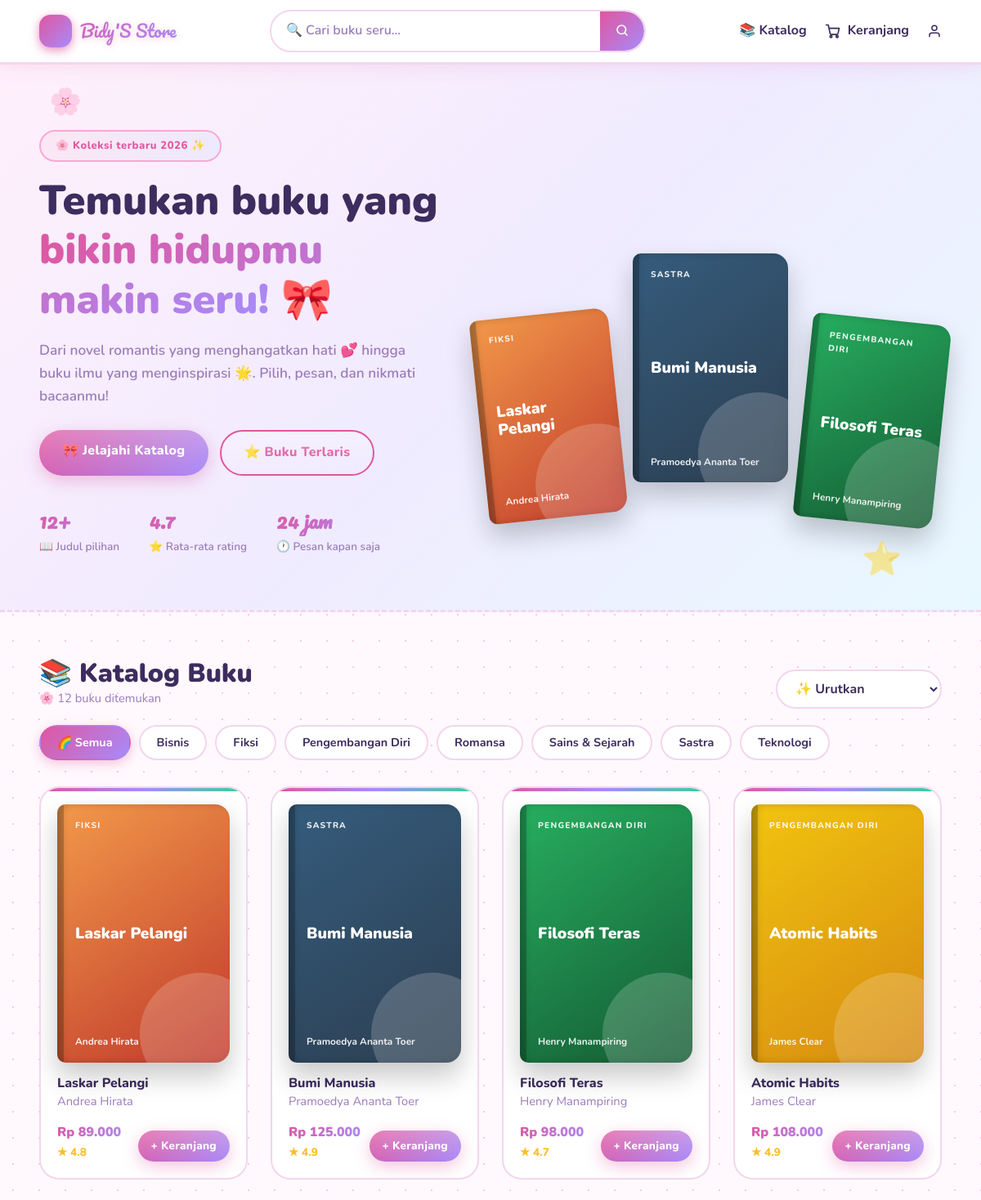
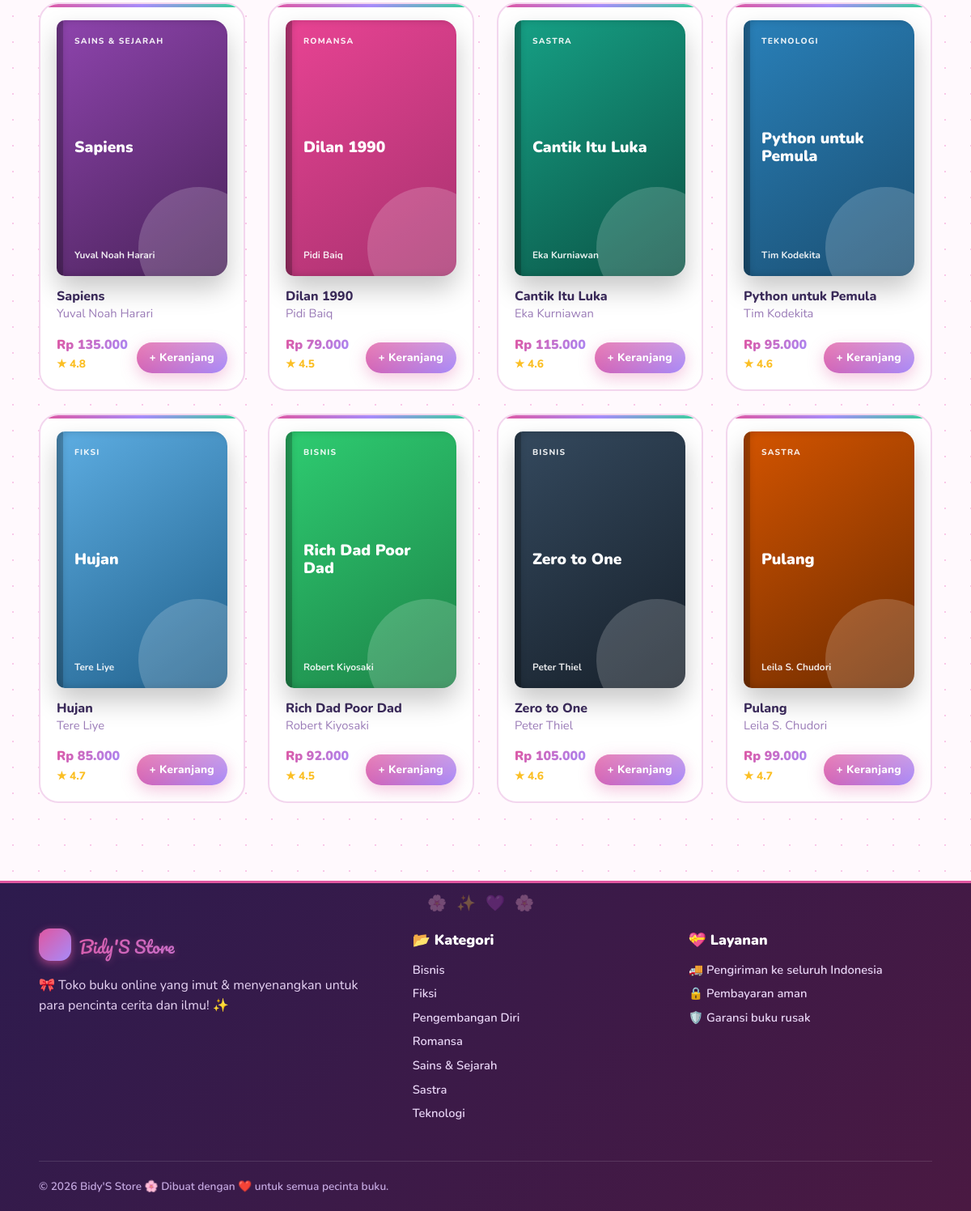
The page / on the database its author committed (2 pictures, top to bottom).
### tables this page shows
CREATE TABLE books (
            id INTEGER PRIMARY KEY AUTOINCREMENT,
            title TEXT NOT NULL,
            author TEXT NOT NULL,
            category TEXT NOT NULL DEFAULT '',
            price INTEGER NOT NULL DEFAULT 0,
            rating REAL NOT NULL DEFAULT 0,
            pages INTEGER NOT NULL DEFAULT 0,
            c1 TEXT NOT NULL DEFAULT '#333',
            c2 TEXT NOT NULL DEFAULT '#111',
            description TEXT NOT NULL DEFAULT '',
            cover_image TEXT DEFAULT NULL,
            created_at TIMESTAMP DEFAULT CURRENT_TIMESTAMP
        );

### app.py (the view)
@app.route("/")
def home():
    q = request.args.get("q", "").strip().lower()
    cat = request.args.get("kategori", "").strip()
    sort = request.args.get("urut", "")
    books = get_all_books()
    if q:
        books = [b for b in books if q in b["title"].lower() or q in b["author"].lower()]
    if cat:
        books = [b for b in books if b["category"] == cat]
    if sort == "murah":
        books = sorted(books, key=lambda b: b["price"])
    elif sort == "mahal":
        books = sorted(books, key=lambda b: -b["price"])
    elif sort == "rating":
        books = sorted(books, key=lambda b: -b["rating"])
    featured = get_featured_books()
    return render_template("index.html", books=books, featured=featured,
                           q=q, active_cat=cat, sort=sort)

### app.py (called while the page is built)
def get_db():
    if "db" not in g:
        g.db = sqlite3.connect(DB_PATH)
        g.db.row_factory = sqlite3.Row
    return g.db

def rupiah(value):
    return "Rp " + f"{int(value):,}".replace(",", ".")

def get_all_books():
    db = get_db()
    return [dict(row) for row in db.execute("SELECT * FROM books ORDER BY id").fetchall()]

def get_categories():
    db = get_db()
    rows = db.execute("SELECT DISTINCT category FROM books ORDER BY category").fetchall()
    return [r["category"] for r in rows]

def get_cart():
    return session.setdefault("cart", {})

@app.context_processor
def inject_globals():
    return {
        "cart_count": sum(get_cart().values()),
        "categories": get_categories(),
        "is_admin": session.get("is_admin", False),
    }

def get_featured_books():
    db = get_db()
    rows = db.execute(
        "SELECT b.* FROM featured_books f JOIN books b ON f.book_id = b.id ORDER BY f.slot"
    ).fetchall()
    if len(rows) == 3:
        return [dict(r) for r in rows]
    all_books = get_all_books()
    return sorted(all_books, key=lambda b: -b["rating"])[:3]

### templates/index.html (shortened to what this page needs)
{% extends "base.html" %}
{% block content %}
{% if not q and not active_cat %}
<section class="hero">
  <div class="container hero-grid">
    <div class="hero-text">
      <span class="pill">🌸 Koleksi terbaru 2026 ✨</span>
      <h1>Temukan buku yang <em>bikin hidupmu makin seru!</em> 🎀</h1>
      <p>Dari novel romantis yang menghangatkan hati 💕 hingga buku ilmu yang menginspirasi 🌟. Pilih, pesan, dan nikmati bacaanmu!</p>
      <div class="hero-actions">
        <a href="#katalog" class="btn">🎀 Jelajahi Katalog</a>
        <a href="{{ url_for('detail', book_id=featured[0].id) }}" class="btn btn-ghost">⭐ Buku Terlaris</a>
      </div>
      <div class="stats">
        <div><strong>12+</strong><span>📖 Judul pilihan</span></div>
        <div><strong>4.7</strong><span>⭐ Rata-rata rating</span></div>
        <div><strong>24 jam</strong><span>🕐 Pesan kapan saja</span></div>
      </div>
    </div>
    <div class="hero-books">
      {% for b in featured %}
      <a href="{{ url_for('detail', book_id=b.id) }}" class="cover float f{{ loop.index }}" style="--c1: {{ b.c1 }}; --c2: {{ b.c2 }};">
        {% if b.cover_image %}
          <img src="{{ url_for('static', filename='uploads/' + b.cover_image) }}" alt="{{ b.title }}" style="position:absolute;inset:0;width:100%;height:100%;object-fit:cover;border-radius:inherit;">
        {% else %}
          <span class="cover-cat">{{ b.category }}</span>
          <span class="cover-title">{{ b.title }}</span>
          <span class="cover-author">{{ b.author }}</span>
        {% endif %}
      </a>
      {% endfor %}
    </div>
  </div>
</section>
{% endif %}
<section class="container section" id="katalog">
  <div class="section-head">
    <div>
      <h2>{% if q %}🔍 Hasil untuk "{{ q }}"{% elif active_cat %}📂 {{ active_cat }}{% else %}📚 Katalog Buku{% endif %}</h2>
      <p class="muted">🌸 {{ books|length }} buku ditemukan</p>
    </div>
    <form method="get" class="sort-form">
      <select name="urut" onchange="this.form.submit()">
        <option value="">✨ Urutkan</option>
      </select>
    </form>
  </div>
  <div class="chips">
    <a href="{{ url_for('home') }}#katalog" class="chip {{ 'active' if not active_cat }}">🌈 Semua</a>
    {% for c in categories %}
      <a href="{{ url_for('home', kategori=c) }}#katalog" class="chip {{ 'active' if active_cat==c }}">{{ c }}</a>
    {% endfor %}
  </div>
  {% if books %}
  <div class="grid">
    {% for b in books %}{% include "_card.html" %}{% endfor %}
  </div>
  {% else %}
  <div class="empty">
    <p>😢 Yah, buku yang kamu cari belum ada.</p>
    <a href="{{ url_for('home') }}" class="btn">🏠 Lihat semua buku</a>
  </div>
  {% endif %}
</section>
{% endblock %}

### templates/base.html (shortened to what this page needs)
<!DOCTYPE html>
<html lang="id">
<head>
  <link rel="stylesheet" href="{{ url_for('static', filename='css/style.css') }}">
</head>
<body>
  <header class="site-header">
    <div class="container nav">
      <a href="{{ url_for('home') }}" class="logo">
        <span class="logo-mark">B</span> Bidy'S Store
      </a>
      <form class="nav-search" action="{{ url_for('home') }}" method="get">
        <input type="search" name="q" placeholder="🔍 Cari buku seru…" value="{{ request.args.get('q', '') }}">
        <button type="submit" aria-label="Cari">
          <svg width="18" height="18" viewBox="0 0 24 24" fill="none" stroke="currentColor" stroke-width="2.2" stroke-linecap="round"><circle cx="11" cy="11" r="7"/><path d="m20 20-3.5-3.5"/></svg>
        </button>
      </form>
      <nav class="nav-links">
        <a href="{{ url_for('home') }}#katalog">📚 Katalog</a>
        <a href="{{ url_for('cart') }}" class="cart-link">
          <svg width="20" height="20" viewBox="0 0 24 24" fill="none" stroke="currentColor" stroke-width="2" stroke-linecap="round" stroke-linejoin="round"><circle cx="9" cy="20" r="1.5"/><circle cx="18" cy="20" r="1.5"/><path d="M2 3h3l2.7 12.4a2 2 0 0 0 2 1.6h7.6a2 2 0 0 0 2-1.5L21 8H6"/></svg>
          Keranjang
        </a>
        {% if is_admin %}
        <a href="{{ url_for('admin_dashboard') }}" class="admin-link">
          <svg width="18" height="18" viewBox="0 0 24 24" fill="none" stroke="currentColor" stroke-width="2" stroke-linecap="round"><path d="M12 15v2m-6 4h12a2 2 0 0 0 2-2v-6a2 2 0 0 0-2-2H6a2 2 0 0 0-2 2v6a2 2 0 0 0 2 2zm10-10V7a4 4 0 0 0-8 0v4h8z"/></svg>
          Admin
        </a>
        {% else %}
        <a href="{{ url_for('admin_login') }}" class="admin-link" title="Login Admin">
          <svg width="18" height="18" viewBox="0 0 24 24" fill="none" stroke="currentColor" stroke-width="2" stroke-linecap="round"><path d="M20 21v-2a4 4 0 0 0-4-4H8a4 4 0 0 0-4 4v2"/><circle cx="12" cy="7" r="4"/></svg>
        </a>
        {% endif %}
      </nav>
    </div>
  </header>
  <main>{% block content %}{% endblock %}</main>
  <footer class="site-footer">
    <div class="container footer-grid">
      <div>
        <div class="logo logo-light"><span class="logo-mark">B</span> Bidy'S Store</div>
        <p>🎀 Toko buku online yang imut & menyenangkan untuk para pencinta cerita dan ilmu! ✨</p>
      </div>
      <div>
        <h4>📂 Kategori</h4>
        {% for c in categories %}
          <a href="{{ url_for('home', kategori=c) }}#katalog">{{ c }}</a>
        {% endfor %}
      </div>
      <div>
        <h4>💝 Layanan</h4>
        <span>🚚 Pengiriman ke seluruh Indonesia</span>
        <span>🔒 Pembayaran aman</span>
        <span>🛡️ Garansi buku rusak</span>
      </div>
    </div>
    <div class="container copyright">© 2026 Bidy'S Store 🌸 Dibuat dengan ❤️ untuk semua pecinta buku.</div>
  </footer>
</body>
</html>

### templates/_card.html
<article class="card">
  <a href="{{ url_for('detail', book_id=b.id) }}" class="cover {% if b.cover_image %}cover-has-img{% endif %}" style="--c1: {{ b.c1 }}; --c2: {{ b.c2 }};">
    {% if b.cover_image %}
    <img src="{{ url_for('static', filename='uploads/' + b.cover_image) }}" alt="{{ b.title }}" class="cover-img">
    {% else %}
    <span class="cover-cat">{{ b.category }}</span>
    <span class="cover-title">{{ b.title }}</span>
    <span class="cover-author">{{ b.author }}</span>
    {% endif %}
  </a>
  <div class="card-body">
    <h3><a href="{{ url_for('detail', book_id=b.id) }}">{{ b.title }}</a></h3>
    <p class="muted">{{ b.author }}</p>
    <div class="card-foot">
      <div>
        <div class="price">{{ b.price|rupiah }}</div>
        <div class="rating">★ {{ b.rating }}</div>
      </div>
      <form action="{{ url_for('cart_add', book_id=b.id) }}" method="post">
        <button class="btn btn-small" type="submit">+ Keranjang</button>
      </form>
    </div>
  </div>
</article>

### rows shown on the page
books: category "FIKSI", title "Laskar Pelangi", author "Andrea Hirata", price|rupiah "Rp 89.000", rating "4.8"
books: category "SASTRA", title "Bumi Manusia", author "Pramoedya Ananta Toer", price|rupiah "Rp 125.000", rating "4.9"
books: category "PENGEMBANGAN DIRI", title "Filosofi Teras", author "Henry Manampiring", price|rupiah "Rp 98.000", rating "4.7"
books: category "PENGEMBANGAN DIRI", title "Atomic Habits", author "James Clear", price|rupiah "Rp 108.000", rating "4.9"
books: category "SAINS & SEJARAH", title "Sapiens", author "Yuval Noah Harari", price|rupiah "Rp 135.000", rating "4.8"
books: category "ROMANSA", title "Dilan 1990", author "Pidi Baiq", price|rupiah "Rp 79.000", rating "4.5"
books: category "SASTRA", title "Cantik Itu Luka", author "Eka Kurniawan", price|rupiah "Rp 115.000", rating "4.6"
books: category "TEKNOLOGI", title "Python untuk Pemula", author "Tim Kodekita", price|rupiah "Rp 95.000", rating "4.6"
books: category "FIKSI", title "Hujan", author "Tere Liye", price|rupiah "Rp 85.000", rating "4.7"
books: category "BISNIS", title "Rich Dad Poor Dad", author "Robert Kiyosaki", price|rupiah "Rp 92.000", rating "4.5"
books: category "BISNIS", title "Zero to One", author "Peter Thiel", price|rupiah "Rp 105.000", rating "4.6"
books: category "SASTRA", title "Pulang", author "Leila S. Chudori", price|rupiah "Rp 99.000", rating "4.7"

### other values the page prints
{{ books|length }} "12"
{{ c }} "Bisnis" "Fiksi" "Pengembangan Diri" "Romansa" "Sains & Sejarah" "Sastra" "Teknologi"
